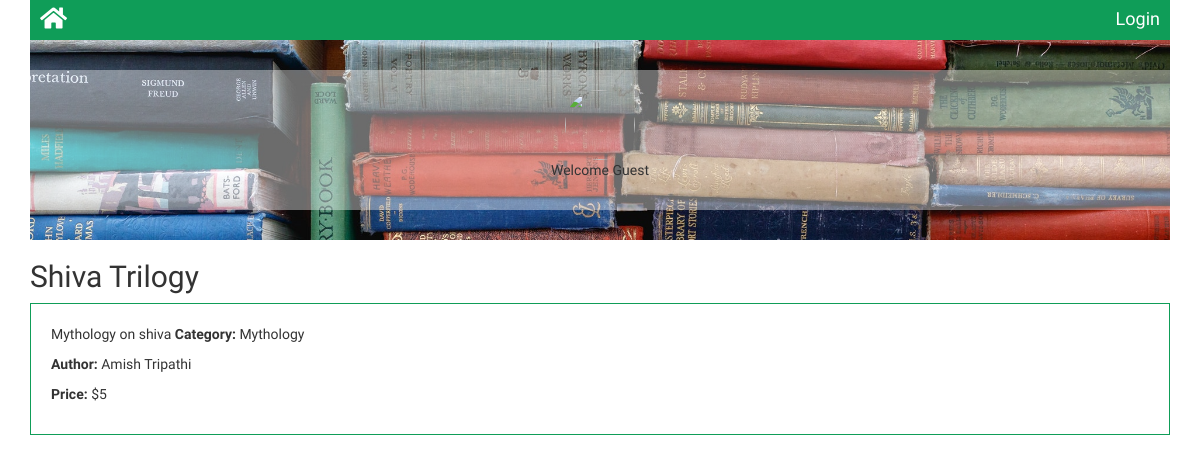
The app's page /catalog/7/book/18 with its own data.
### database_setup.py (models this page shows, shortened)
class Books(Base):
    __tablename__ = 'books'
    id = Column(Integer, primary_key=True)
    name = Column(String(150), nullable=False)
    description = Column(String)
    author = Column(String)
    price = Column(String)
    category_id = Column(Integer, ForeignKey("book_category.id"))
    book_category = relationship(BookCategory)
    user_id = Column(Integer, ForeignKey("user.id"))
    user = relationship(User)
    created_at = Column(DateTime, default=datetime.datetime.utcnow)
    updated_at = Column(DateTime, default=datetime.datetime.utcnow,
                        onupdate=datetime.datetime.utcnow)

class BookCategory(Base):
    __tablename__ = 'book_category'
    id = Column(Integer,primary_key = True)
    name = Column(String(140),nullable = False)

### Books.py (the view)
@app.route('/catalog/<int:category_id>/book/<int:book_id>')
def bookDetails(category_id, book_id):
    category = session.query(BookCategory).filter_by(id=category_id).one()
    book = session.query(Books).filter_by(id=book_id).one()
    if ('user_id' not in login_session or
       book.user_id != login_session['user_id']):
        return render_template('publicBook_details.html', category=category,
                               book=book, login_session=login_session)
    else:
        return render_template('book_details.html', category=category,
                               book=book, login_session=login_session)

### templates/publicBook_details.html (shortened to what this page needs)
<!DOCTYPE>
<html>
<head>
    <link rel=stylesheet type=text/css href="{{url_for('static',filename='css/book_details.css')}}">
</head>
<body>
    {% extends "main.html" %}
    {% block content %}
    <header>
        {% include "header.html" %}
    </header>
    <main>
        <div class="content">
            <h2 class="heading-font">{{book.name}}</h2>
            <div class="book-content content-font">
                    <p>{{book.description}}</p>
                    <label>Category:</label>
                <p>{{category.name}}</p>
                <br>
               <label>Author:</label>
                <p>{{book.author}}</p>
                <br>
                <label>Price:</label>
                <p>{{book.price}}</p>
            </div>
        </div>
        {% endblock %}

### static/css/book_details.css (style rules this page uses)
.book-content { padding:2rem; border:1px solid rgb(15,157,88); }
.book-content p { display:inline-block; }

### static/css/global.css (style rules this page uses)
body { margin:0; box-sizing: border-box; }
.heading-font { font-family: 'Josefin Sans', sans-serif; }
.content-font { font-family: 'Varela Round', sans-serif; }

### records on screen
Books: name "Shiva Trilogy", description "Mythology on shiva", author "Amish Tripathi", price "$5"
BookCategory: name "Mythology"
